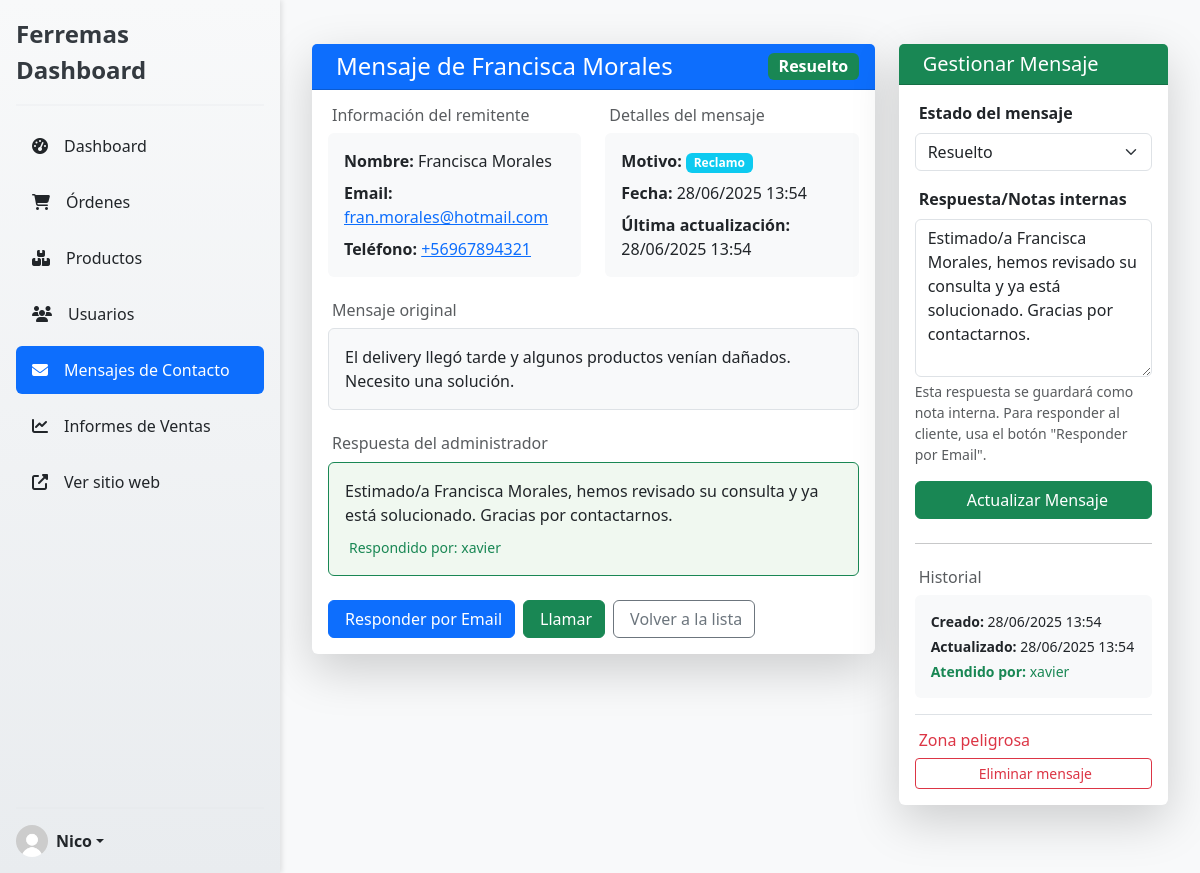
Page /dashboard/messages/view/9/ (signed in) on the committed database.
### miPaypal/models.py (models this page shows, shortened)
class CustomUser(AbstractUser):
    ROLES = (
        ('cliente', 'Cliente'),
        ('bodeguero', 'Bodeguero'),
        ('contador', 'Contador'),
        ('vendedor', 'Vendedor'),
    )
    rut = models.CharField(max_length=12, blank=True, null=True)
    telefono = models.CharField(max_length=15, blank=True, null=True)
    direccion = models.TextField(blank=True, null=True)
    ciudad = models.CharField(max_length=100, blank=True, null=True, verbose_name="Ciudad")
    rol = models.CharField(max_length=10, choices=ROLES, default='cliente')

class ContactMessage(models.Model):
    REASON_CHOICES = (
        ('ventas', 'Consulta de productos'),
        ('soporte', 'Soporte técnico'),
        ('reclamo', 'Reclamo'),
        ('otro', 'Otro'),
    )
    STATUS_CHOICES = (
        ('pendiente', 'Pendiente'),
        ('en_proceso', 'En proceso'),
        ('resuelto', 'Resuelto'),
        ('cerrado', 'Cerrado'),
    )
    name = models.CharField(max_length=100, verbose_name="Nombre completo")
    email = models.EmailField(verbose_name="Correo electrónico")
    phone = models.CharField(max_length=15, verbose_name="Teléfono")
    reason = models.CharField(max_length=20, choices=REASON_CHOICES, verbose_name="Motivo")
    message = models.TextField(verbose_name="Mensaje")
    status = models.CharField(max_length=20, choices=STATUS_CHOICES, default='pendiente', verbose_name="Estado")
    created_at = models.DateTimeField(auto_now_add=True, verbose_name="Fecha de creación")
    updated_at = models.DateTimeField(auto_now=True, verbose_name="Fecha de actualización")
    attended_by = models.ForeignKey(
        settings.AUTH_USER_MODEL,
        on_delete=models.SET_NULL,
        null=True,
        blank=True,
        verbose_name="Atendido por"
    )
    response = models.TextField(blank=True, null=True, verbose_name="Respuesta")
    class Meta:
        ordering = ['-created_at']
        verbose_name = "Mensaje de Contacto"
        verbose_name_plural = "Mensajes de Contacto"
    def get_status_color(self):
        colors = {
            'pendiente': 'warning',
            'en_proceso': 'info',
            'resuelto': 'success',
            'cerrado': 'secondary',
        }
        return colors.get(self.status, 'secondary')

### ecommerce/views.py (the view, shortened to what this page needs)
# urls.py: path('dashboard/messages/view/<int:message_id>/', view_contact_message, name='view-contact-message'),
@admin_only_required
def view_contact_message(request, message_id):
    message = get_object_or_404(ContactMessage, id=message_id)
    return render(request, 'dashboard-panel/crud-messages/view-message.html', {
        'message': message,
        'status_choices': ContactMessage.STATUS_CHOICES,
    })

### ecommerce/templates/dashboard-panel/crud-messages/view-message.html (shortened to what this page needs)
{% extends 'dashboard-panel/dashboard.html' %}
{% load static %}
{% block content %}
<div class="container-fluid py-4">
    <div class="row">
        <div class="col-lg-8">
            <div class="card border-0 shadow-lg">
                <div class="card-header bg-primary text-white">
                    <div class="d-flex justify-content-between align-items-center">
                        <h4 class="mb-0">
                            Mensaje de {{ message.name }}
                        </h4>
                        <span class="badge bg-{{ message.get_status_color }} fs-6">
                            {{ message.get_status_display }}
                        </span>
                    </div>
                </div>
                <div class="card-body">
                    <div class="row mb-4">
                        <div class="col-md-6">
                            <h6 class="text-muted mb-2">
                                Información del remitente
                            </h6>
                            <div class="bg-light rounded p-3">
                                <p class="mb-2">
                                    <strong>Nombre:</strong> {{ message.name }}
                                </p>
                                <p class="mb-2">
                                    <strong>Email:</strong>
                                    <a href="mailto:{{ message.email }}">{{ message.email }}</a>
                                </p>
                                <p class="mb-0">
                                    <strong>Teléfono:</strong>
                                    <a href="tel:{{ message.phone }}">{{ message.phone }}</a>
                                </p>
                            </div>
                        </div>
                        <div class="col-md-6">
                            <h6 class="text-muted mb-2">
                                Detalles del mensaje
                            </h6>
                            <div class="bg-light rounded p-3">
                                <p class="mb-2">
                                    <strong>Motivo:</strong>
                                    <span class="badge bg-info">{{ message.get_reason_display }}</span>
                                </p>
                                <p class="mb-2">
                                    <strong>Fecha:</strong> {{ message.created_at|date:"d/m/Y H:i" }}
                                </p>
                                <p class="mb-0">
                                    <strong>Última actualización:</strong> {{ message.updated_at|date:"d/m/Y H:i" }}
                                </p>
                            </div>
                        </div>
                    </div>
                    <div class="mb-4">
                        <h6 class="text-muted mb-2">
                            Mensaje original
                        </h6>
                        <div class="border rounded p-3" style="background-color: #f8f9fa;">
                            <p class="mb-0" style="white-space: pre-wrap;">{{ message.message }}</p>
                        </div>
                    </div>
                    {% if message.response %}
                    <div class="mb-4">
                        <h6 class="text-muted mb-2">
                            Respuesta del administrador
                        </h6>
                        <div class="border rounded p-3 border-success" style="background-color: #f0f8f0;">
                            <p class="mb-2" style="white-space: pre-wrap;">{{ message.response }}</p>
                            {% if message.attended_by %}
                            <small class="text-success">
                                Respondido por: {{ message.attended_by.username }}
                            </small>
                            {% endif %}
                        </div>
                    </div>
                    {% endif %}
                    <div class="d-flex gap-2 flex-wrap">
                        <a href="mailto:{{ message.email }}?subject=Re: {{ message.get_reason_display }}&body=Hola {{ message.name }},%0D%0A%0D%0AGracias por contactarnos..."
                           class="btn btn-primary">
                            Responder por Email
                        </a>
                        <a href="tel:{{ message.phone }}" class="btn btn-success">
                            Llamar
                        </a>
                        <a href="{% url 'list-contact-messages' %}" class="btn btn-outline-secondary">
                            Volver a la lista
                        </a>
                    </div>
                </div>
            </div>
        </div>
        <div class="col-lg-4">
            <div class="card border-0 shadow-lg">
                <div class="card-header bg-success text-white">
                    <h5 class="mb-0">
                        Gestionar Mensaje
                    </h5>
                </div>
                <div class="card-body">
                    <form method="POST">
                        <div class="mb-3">
                            <label for="status" class="form-label fw-bold">
                                Estado del mensaje
                            </label>
                            <select id="status" name="status" class="form-select">
                                {% for value, label in status_choices %}
                                    <option value="{{ value }}"
                                            {% if message.status == value %}selected{% endif %}>
                                        {{ label }}
                                    </option>
                                {% endfor %}
                            </select>
                        </div>
                        <div class="mb-3">
                            <label for="response" class="form-label fw-bold">
                                Respuesta/Notas internas
                            </label>
                            <textarea id="response" name="response" class="form-control" rows="6"
                                      placeholder="Escribe tu respuesta o notas sobre este mensaje...">{{ message.response|default:'' }}</textarea>
                            <div class="form-text">
                                Esta respuesta se guardará como nota interna. Para responder al cliente, usa el botón "Responder por Email".
                            </div>
                        </div>
                        <button type="submit" class="btn btn-success w-100">
                            Actualizar Mensaje
                        </button>
                    </form>
                    <hr class="my-4">
                    <div class="mb-3">
                        <h6 class="text-muted mb-2">
                            Historial
                        </h6>
                        <div class="bg-light rounded p-3">
                            <small class="d-block mb-1">
                                <strong>Creado:</strong> {{ message.created_at|date:"d/m/Y H:i" }}
                            </small>
                            <small class="d-block mb-1">
                                <strong>Actualizado:</strong> {{ message.updated_at|date:"d/m/Y H:i" }}
                            </small>
                            {% if message.attended_by %}
                            <small class="d-block text-success">
                                <strong>Atendido por:</strong> {{ message.attended_by.username }}
                            </small>
                            {% else %}
                            <small class="d-block text-warning">
                                <strong>Estado:</strong> Sin asignar
                            </small>
                            {% endif %}
                        </div>
                    </div>
                    <div class="border-top pt-3">
                        <h6 class="text-danger mb-2">
                            Zona peligrosa
                        </h6>
                        <a href="{% url 'delete-contact-message' message.id %}"
                           class="btn btn-outline-danger btn-sm w-100"
                           onclick="return confirm('¿Estás seguro de que quieres eliminar este mensaje? Esta acción no se puede deshacer.')">
                            Eliminar mensaje
                        </a>
                    </div>
                </div>
            </div>
        </div>
    </div>
</div>
{% endblock %}

### ecommerce/templates/dashboard-panel/dashboard.html (shortened to what this page needs)
{%load static%}
<!DOCTYPE html>
<html lang="es">
<head>
    <link rel="stylesheet" href="{%static 'css/dashboard.css'%}">
    <link href="https://cdn.jsdelivr.net/npm/bootstrap@5.3.7/dist/css/bootstrap.min.css" rel="stylesheet">
    <link rel="stylesheet" href="https://cdnjs.cloudflare.com/ajax/libs/font-awesome/6.4.0/css/all.min.css">
</head>
<body>
    <div class="wrapper">
        <div class="d-flex flex-column flex-shrink-0 p-3 bg-light sidebar">
            <a href="{% url 'dashboard-panel-page' %}" class="d-flex align-items-center mb-3 mb-md-0 me-md-auto link-dark text-decoration-none">
                <span class="fs-4">Ferremas Dashboard</span>
            </a>
            <hr>
            <ul class="nav nav-pills flex-column mb-auto">
                <li class="nav-item">
                    <a href="{% url 'dashboard-panel-page' %}"
                    class="nav-link link-dark {% if request.resolver_match.url_name == 'dashboard-panel-page' %}active{% endif %}">
                        <i class="fas fa-tachometer-alt me-2"></i>Dashboard
                    </a>
                </li>
                <li class="nav-item">
                    <a href="{% url 'list-orders' %}"
                    class="nav-link link-dark {% if 'orders' in request.resolver_match.url_name %}active{% endif %}">
                        <i class="fas fa-shopping-cart me-2"></i>Órdenes
                    </a>
                </li>
                <li class="nav-item">
                    <a href="{% url 'list-products' %}"
                    class="nav-link link-dark {% if request.resolver_match.url_name == 'list-products' %}active{% endif %}">
                        <i class="fas fa-boxes me-2"></i>Productos
                    </a>
                </li>
                <li class="nav-item">
                    <a href="{% url 'list-user' %}"
                    class="nav-link link-dark {% if request.resolver_match.url_name == 'list-user' %}active{% endif %}">
                        <i class="fas fa-users me-2"></i>Usuarios
                    </a>
                </li>
                <li class="nav-item">
                    <a href="{% url 'list-contact-messages' %}"
                    class="nav-link link-dark {% if 'contact-message' in request.resolver_match.url_name %}active{% endif %}">
                        <i class="fas fa-envelope me-2"></i>Mensajes de Contacto
                    </a>
                </li>
                <li class="nav-item">
                    <a href="{% url 'informes-mensuales' %}"
                    class="nav-link link-dark {% if 'informes' in request.resolver_match.url_name %}active{% endif %}">
                        <i class="fas fa-chart-line me-2"></i>Informes de Ventas
                    </a>
                </li>
                <li class="nav-item">
                    <a href="{% url 'index-page' %}"
                    class="nav-link link-dark {% if request.resolver_match.url_name == 'home' %}active{% endif %}">
                        <i class="fas fa-external-link-alt me-2"></i>Ver sitio web
                    </a>
                </li>
            </ul>
            <hr>
            <div class="dropdown">
                <a href="#" class="d-flex align-items-center link-dark text-decoration-none dropdown-toggle show"
                id="dropdownUser2" data-bs-toggle="dropdown" aria-expanded="true">
                    <img src="{% static 'images/default-profile.jpg' %}" alt="Foto de perfil" width="32" height="32" class="rounded-circle me-2">
                    <strong>{{ user.username }}</strong>
                </a>
            </div>
        </div>
        <div class="main-content">
            {%block content%}{%endblock%}
        </div>
    </div>
</body>
</html>

### rows in the picture
CustomUser: username "Nico"
ContactMessage: name "Francisca Morales", status "Resuelto", email "fran.morales@hotmail.com", phone "+56967894321", reason "Reclamo", created_at "28/06/2025 13:54", updated_at "28/06/2025 13:54", message "El delivery llegó tarde y algunos productos venían dañados. Necesito una solución.", response "Estimado/a Francisca Morales, hemos revisado su consulta y ya está solucionado. Gracias por contactarnos.", attended_by.username "xavier"
